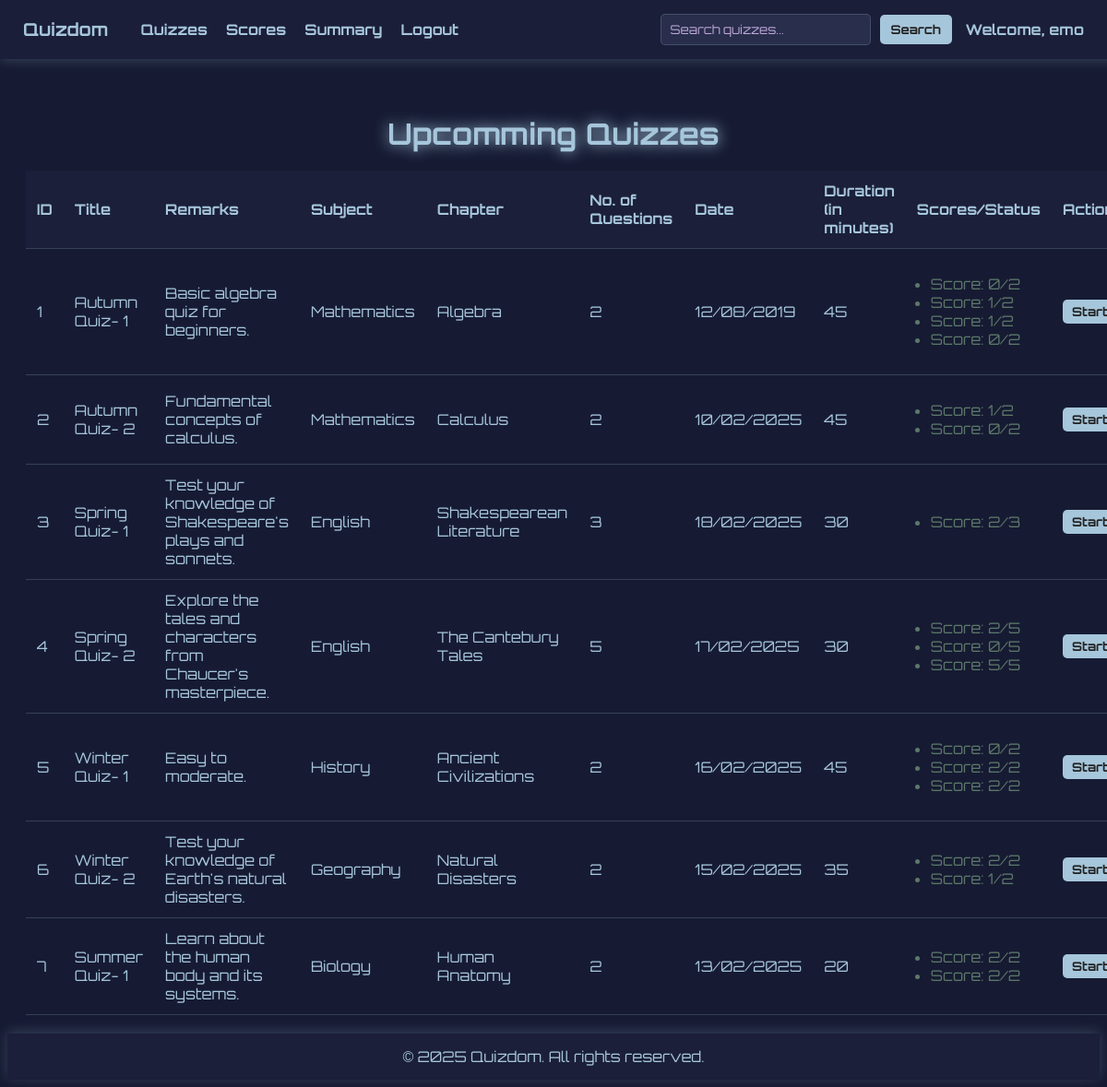
Screenshot of /Upcomming-Quizzes (signed in) with the database file from the repository.
### main.py (models this page shows)
class Quiz(db.Model):
    id = db.Column(db.Integer, unique=True, primary_key=True)
    title = db.Column(db.String(100), nullable=False)
    chapter_id = db.Column(db.Integer, db.ForeignKey('chapter.id'), nullable=False)
    date_of_quiz = db.Column(db.DateTime, default=datetime.utcnow)
    time_duration = db.Column(db.Integer, nullable=False)
    remarks = db.Column(db.Text, nullable=False)
    questions = db.relationship('Question', back_populates='quiz', cascade="all, delete")
    chapter = db.relationship('Chapter', back_populates='quiz')
    scores = db.relationship('Score', back_populates='quiz', cascade="all, delete")

class Subject(db.Model):
    id = db.Column(db.Integer, primary_key=True)
    name = db.Column(db.String(100), nullable=False)
    description = db.Column(db.Text, nullable=False)
    chapters = db.relationship('Chapter', back_populates='subject', cascade="all, delete-orphan")

class Chapter(db.Model):
    id = db.Column(db.Integer, primary_key=True)
    title = db.Column(db.String(100), nullable=False)
    description = db.Column(db.Text, nullable=False)
    subject_id = db.Column(db.Integer, db.ForeignKey('subject.id'), nullable=False)
    subject = db.relationship('Subject', back_populates='chapters')
    quiz = db.relationship('Quiz', back_populates='chapter', cascade="all, delete")

class Score(db.Model):
    id = db.Column(db.Integer, primary_key=True)
    user_id = db.Column(db.Integer, db.ForeignKey('user.id'), nullable=False)
    quiz_id = db.Column(db.Integer, db.ForeignKey('quiz.id'), nullable=False)
    score = db.Column(db.Integer, nullable=False)
    date_taken = db.Column(db.DateTime, default=datetime.utcnow)
    time_taken = db.Column(db.Integer, nullable=False)
    completed = db.Column(db.Boolean, default=False)
    user = db.relationship('User', back_populates='scores')
    quiz = db.relationship('Quiz', back_populates='scores')

### main.py (the view)
@app.route('/Upcomming-Quizzes')
def upcomming_quizzes():
    if session.get('username') is None:
        return redirect(url_for('user_login'))
    search_query = request.args.get('search', '').lower()
    quizzes = Quiz.query.join(Chapter).join(Subject).filter(
        (Quiz.title.ilike(f'%{search_query}%')) |  # Search by quiz title
        (Chapter.title.ilike(f'%{search_query}%')) |  # Search by chapter title
        (Subject.name.ilike(f'%{search_query}%'))  # Search by subject name
    ).all()
    return render_template('upcomming_quizzes.html', quizzes=quizzes)

### templates/upcomming_quizzes.html (shortened to what this page needs)
<!DOCTYPE html>
<html>
<head>
</head>
<body>
    <nav class="navigation">
        <div class="nav-links">
            <span class="brand">Quizdom</span>
            <a href="/Upcomming-Quizzes">Quizzes</a>
            <a href="/Scorecard">Scores</a>
            <a href="/User-Summary">Summary</a>
            <a href="/">Logout</a>
        </div>
        <div class="nav-right">
            <form action="{{ url_for('upcomming_quizzes') }}" method="GET" class="search-form">
                <input type="text" name="search" class="search-input" placeholder="Search quizzes..." value="{{ request.args.get('search', '') }}">
                <button type="submit" class="search-button">Search</button>
            </form>
            <span style="color: #A6C6DB; font-weight: bold; margin-right: 50px">Welcome, {{ session['username'] }}</span>
        </div>
    </nav>
    <div class="container">
        <h2 class="dashboard-title">Upcomming Quizzes</h2>
        <table>
            <thead>
                <tr>
                    <th>ID</th>
                    <th>Title</th>
                    <th>Remarks</th>
                    <th>Subject</th>
                    <th>Chapter</th>
                    <th>No. of Questions</th>
                    <th>Date</th>
                    <th>Duration (in minutes)</th>
                    <th>Scores/Status</th>
                    <th>Action</th>
                </tr>
            </thead>
            <tbody>
                {% for quiz in quizzes %}
                <tr>
                    <td>{{ quiz.id }}</td>
                    <td>{{ quiz.title }}</td>
                    <td>{{ quiz.remarks }}</td>
                    <td>{{ quiz.chapter.subject.name }}</td>
                    <td>{{ quiz.chapter.title }}</td>
                    <td>{{ quiz.questions|length }}</td>
                    <td>{{ quiz.date_of_quiz.strftime('%d/%m/%Y') }}</td>
                    <td>{{ quiz.time_duration }}</td>
                    <td>
                        {% set user_scores = quiz.scores | selectattr('user_id', 'equalto', session['user_id']) | list %}
                        {% if user_scores %}
                            <ul style="color: rgb(93, 120, 105); margin-left: -25px;">
                            {% for score in user_scores %}
                               <li>Score: {{ score.score }}/{{ quiz.questions | length }}</li>
                            {% endfor %}
                            </ul>
                        {% else %}
                            <ul style="color: rgb(147, 121, 150);">Not Attempted</ul>
                        {% endif %}
                    </td>
                    <td>
                        <a href = '/Attempt-Quiz/{{quiz.id}}' ><button>Start</button> </a>
                    </td>
                </tr>
                {% endfor %}
            </tbody>
        </table>
    </div>
    <footer>
        &copy; 2025 Quizdom. All rights reserved.
    </footer>
</body>
</html>

### templates/upcomming_quizzes.html (style rules this page uses)
* { font-family: 'Orbitron', sans-serif; }
body { background-color: #161B33; color: #DDE3F0; padding-top: 70px; display: flex; flex-direction: column; min-height: 100vh; }
.container { flex: 1; padding: 20px; }
.navigation { position: fixed; top: 0; left: 0; width: 100%; display: flex; justify-content: space-between; align-items: center; background-color: rgba(28, 32, 58, 0.9); padding: 15px 25px; box-shadow: 0 2px 12px rgba(173, 216, 230, 0.2); z-index: 1000; }
.nav-links { display: flex; align-items: center; gap: 20px; }
.nav-links a { text-decoration: none; color: #A6C6DB; font-weight: bold; transition: 0.3s; }
.brand { font-size: 1.2rem; font-weight: bold; color: #A6C6DB; margin-right: 15px; }
.nav-right { display: flex; align-items: center; gap: 15px; }
.dashboard-title { text-align: center; color: #A6C6DB; font-size: 2em; text-shadow: 0 0 15px #A6C6DB; margin-bottom: 20px; }
.search-form { display: flex; align-items: center; gap: 10px; }
.search-input { background-color: rgba(48, 55, 85, 0.7); border: 1px solid rgba(173, 216, 230, 0.2); border-radius: 5px; padding: 8px 35px 8px 10px; color: #A6C6DB; }
.search-input::placeholder { color: #BFA6DB; }
.search-button { background-color: #A6C6DB; border: none; border-radius: 5px; padding: 8px 12px; color: #222; font-weight: bold; cursor: pointer; transition: 0.3s; }
table { width: 90%; margin: auto; border-collapse: collapse; margin-top: 20px; }
th, td { padding: 12px; text-align: left; border-bottom: 1px solid rgba(173, 216, 230, 0.2); color: #A6C6DB; }
th { background-color: rgba(28, 32, 58, 0.9); font-weight: bold; }
button { background-color: #A6C6DB; border: none; border-radius: 5px; padding: 5px 10px; cursor: pointer; color: #222; font-weight: bold; transition: 0.3s; }
footer { background-color: rgba(28, 32, 58, 0.9); color: #A6C6DB; text-align: center; padding: 15px 0; margin-top: auto; box-shadow: 0 -2px 12px rgba(173, 216, 230, 0.2); }

### rows the page displays
Quiz: id "1", title "Autumn Quiz- 1", remarks "Basic algebra quiz for beginners.", chapter.subject.name "Mathematics", chapter "Algebra", questions|length "2", date_of_quiz "12/08/2019", time_duration "45"
Score: score "0", questions|length "2"
Score: score "1", questions|length "2"
Score: score "1", questions|length "2"
Score: score "0", questions|length "2"
Quiz: id "2", title "Autumn Quiz- 2", remarks "Fundamental concepts of calculus.", chapter.subject.name "Mathematics", chapter "Calculus", questions|length "2", date_of_quiz "10/02/2025", time_duration "45"
Score: score "1", questions|length "2"
Score: score "0", questions|length "2"
Quiz: id "3", title "Spring Quiz- 1", remarks "Test your knowledge of Shakespeare's plays and sonnets.", chapter.subject.name "English", chapter "Shakespearean Literature", questions|length "3", date_of_quiz "18/02/2025", time_duration "30"
Score: score "2", questions|length "3"
Quiz: id "4", title "Spring Quiz- 2", remarks "Explore the tales and characters from Chaucer's masterpiece.", chapter.subject.name "English", chapter "The Cantebury Tales", questions|length "5", date_of_quiz "17/02/2025", time_duration "30"
Score: score "2", questions|length "5"
Score: score "0", questions|length "5"
Score: score "5", questions|length "5"
Quiz: id "5", title "Winter Quiz- 1", remarks "Easy to moderate.", chapter.subject.name "History", chapter "Ancient Civilizations", questions|length "2", date_of_quiz "16/02/2025", time_duration "45"
Score: score "0", questions|length "2"
Score: score "2", questions|length "2"
Score: score "2", questions|length "2"
Quiz: id "6", title "Winter Quiz- 2", remarks "Test your knowledge of Earth's natural disasters.", chapter.subject.name "Geography", chapter "Natural Disasters", questions|length "2", date_of_quiz "15/02/2025", time_duration "35"
Score: score "2", questions|length "2"
Score: score "1", questions|length "2"
Quiz: id "7", title "Summer Quiz- 1", remarks "Learn about the human body and its systems.", chapter.subject.name "Biology", chapter "Human Anatomy", questions|length "2", date_of_quiz "13/02/2025", time_duration "20"
Score: score "2", questions|length "2"
Score: score "2", questions|length "2"

### other values shown
{{ session['username'] }} "emo"
